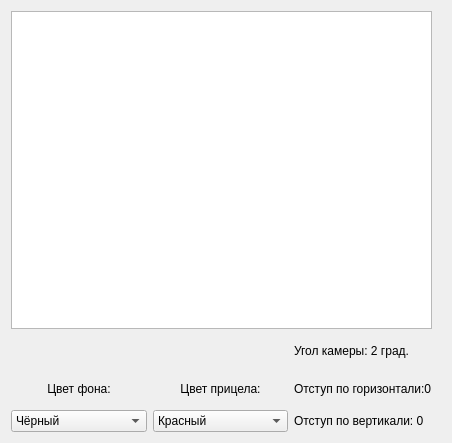
<?xml version="1.0" encoding="UTF-8"?>
<ui version="4.0">
 <class>ClientWindow</class>
 <widget class="QWidget" name="ClientWindow">
  <property name="geometry">
   <rect>
    <x>0</x>
    <y>0</y>
    <width>452</width>
    <height>443</height>
   </rect>
  </property>
  <property name="windowTitle">
   <string>Form</string>
  </property>
  <widget class="QWidget" name="displayWidget" native="true">
   <property name="geometry">
    <rect>
     <x>11</x>
     <y>11</y>
     <width>421</width>
     <height>421</height>
    </rect>
   </property>
   <layout class="QGridLayout" name="gridLayout_2" rowstretch="327,100" columnstretch="0" rowminimumheight="0,0">
    <item row="0" column="0">
     <widget class="QGraphicsView" name="graphicsView">
      <property name="enabled">
       <bool>true</bool>
      </property>
      <property name="sizePolicy">
       <sizepolicy hsizetype="Preferred" vsizetype="Preferred">
        <horstretch>0</horstretch>
        <verstretch>0</verstretch>
       </sizepolicy>
      </property>
      <property name="minimumSize">
       <size>
        <width>400</width>
        <height>300</height>
       </size>
      </property>
      <property name="maximumSize">
       <size>
        <width>16777215</width>
        <height>16777215</height>
       </size>
      </property>
      <property name="sizeIncrement">
       <size>
        <width>0</width>
        <height>0</height>
       </size>
      </property>
      <property name="midLineWidth">
       <number>0</number>
      </property>
      <property name="verticalScrollBarPolicy">
       <enum>Qt::ScrollBarAlwaysOff</enum>
      </property>
      <property name="horizontalScrollBarPolicy">
       <enum>Qt::ScrollBarAlwaysOff</enum>
      </property>
      <property name="alignment">
       <set>Qt::AlignLeading|Qt::AlignLeft|Qt::AlignTop</set>
      </property>
     </widget>
    </item>
    <item row="1" column="0">
     <layout class="QGridLayout" name="informationLayout">
      <property name="sizeConstraint">
       <enum>QLayout::SetMinAndMaxSize</enum>
      </property>
      <item row="0" column="2">
       <widget class="QLabel" name="labelValueAngle">
        <property name="text">
         <string>Угол камеры: 2 град.</string>
        </property>
        <property name="alignment">
         <set>Qt::AlignLeading|Qt::AlignLeft|Qt::AlignVCenter</set>
        </property>
       </widget>
      </item>
      <item row="1" column="0">
       <widget class="QLabel" name="labelColorBackground">
        <property name="text">
         <string>Цвет фона:</string>
        </property>
        <property name="alignment">
         <set>Qt::AlignCenter</set>
        </property>
       </widget>
      </item>
      <item row="1" column="1">
       <widget class="QLabel" name="labelSightBackground">
        <property name="text">
         <string>Цвет прицела:</string>
        </property>
        <property name="alignment">
         <set>Qt::AlignCenter</set>
        </property>
       </widget>
      </item>
      <item row="1" column="2">
       <widget class="QLabel" name="labelValueXOffset">
        <property name="text">
         <string>Отступ по горизонтали:0</string>
        </property>
        <property name="alignment">
         <set>Qt::AlignLeading|Qt::AlignLeft|Qt::AlignVCenter</set>
        </property>
       </widget>
      </item>
      <item row="2" column="0">
       <widget class="QComboBox" name="colorBackgroundChoose">
        <item>
         <property name="text">
          <string>Чёрный</string>
         </property>
        </item>
        <item>
         <property name="text">
          <string>Белый</string>
         </property>
        </item>
        <item>
         <property name="text">
          <string>Серый</string>
         </property>
        </item>
       </widget>
      </item>
      <item row="2" column="1">
       <widget class="QComboBox" name="colorSightChoose">
        <item>
         <property name="text">
          <string>Красный</string>
         </property>
        </item>
        <item>
         <property name="text">
          <string>Чёрный</string>
         </property>
        </item>
       </widget>
      </item>
      <item row="2" column="2">
       <widget class="QLabel" name="labelValueYOffset">
        <property name="text">
         <string>Отступ по вертикали: 0</string>
        </property>
        <property name="alignment">
         <set>Qt::AlignLeading|Qt::AlignLeft|Qt::AlignVCenter</set>
        </property>
       </widget>
      </item>
     </layout>
    </item>
   </layout>
  </widget>
 </widget>
 <resources/>
 <connections/>
</ui>
